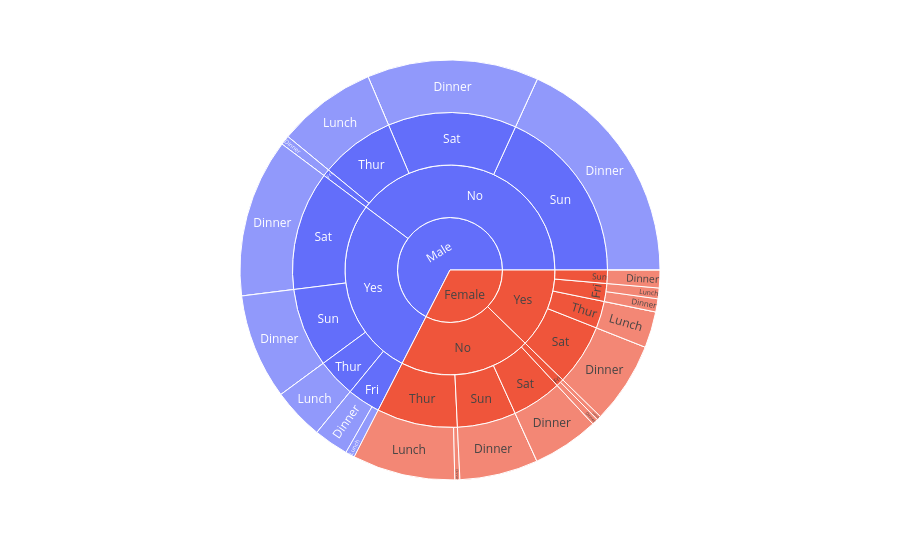

Notebook source saved alongside this figure:
### Code cell
import warnings
warnings.filterwarnings('ignore')
px.sunburst(df,path=['sex','smoker','day','time'],values='total_bill')

### Figure 1 — Plotly figure (JSON) as saved in the notebook; plotly's stock layout.template omitted (floating-point values rounded to 4 significant figures)
{"data": [{"branchvalues": "total", "domain": {"x": [0, 1], "y": [0, 1]}, "hovertemplate": "labels=%{label}<br>total_bill=%{value}<br>parent=%{parent}<br>id=%{id}<extra></extra>", "ids": ["Male/Yes/Thur/Lunch", "Female/Yes/Thur/Lunch", "Male/No/Thur/Lunch", "Female/No/Thur/Lunch", "Male/Yes/Fri/Lunch", "Female/Yes/Fri/Lunch", "Male/No/Fri/Lunch", "Female/No/Fri/Lunch", "Male/Yes/Sat/Lunch", "Female/Yes/Sat/Lunch", "Male/No/Sat/Lunch", "Female/No/Sat/Lunch", "Male/Yes/Sun/Lunch", "Female/Yes/Sun/Lunch", "Male/No/Sun/Lunch", "Female/No/Sun/Lunch", "Male/Yes/Thur/Dinner", "Female/Yes/Thur/Dinner", "Male/No/Thur/Dinner", "Female/No/Thur/Dinner", "Male/Yes/Fri/Dinner", "Female/Yes/Fri/Dinner", "Male/No/Fri/Dinner", "Female/No/Fri/Dinner", "Male/Yes/Sat/Dinner", "Female/Yes/Sat/Dinner", "Male/No/Sat/Dinner", "Female/No/Sat/Dinner", "Male/Yes/Sun/Dinner", "Female/Yes/Sun/Dinner", "Male/No/Sun/Dinner", "Female/No/Sun/Dinner", "Male/Yes/Thur", "Female/Yes/Thur", "Male/No/Thur", "Female/No/Thur", "Male/Yes/Fri", "Female/Yes/Fri", "Male/No/Fri", "Female/No/Fri", "Male/Yes/Sat", "Female/Yes/Sat", "Male/No/Sat", "Female/No/Sat", "Male/Yes/Sun", "Female/Yes/Sun", "Male/No/Sun", "Female/No/Sun", "Male/Yes", "Female/Yes", "Male/No", "Female/No", "Male", "Female"], "labels": ["Lunch", "Lunch", "Lunch", "Lunch", "Lunch", "Lunch", "Lunch", "Lunch", "Lunch", "Lunch", "Lunch", "Lunch", "Lunch", "Lunch", "Lunch", "Lunch", "Dinner", "Dinner", "Dinner", "Dinner", "Dinner", "Dinner", "Dinner", "Dinner", "Dinner", "Dinner", "Dinner", "Dinner", "Dinner", "Dinner", "Dinner", "Dinner", "Thur", "Thur", "Thur", "Thur", "Fri", "Fri", "Fri", "Fri", "Sat", "Sat", "Sat", "Sat", "Sun", "Sun", "Sun", "Sun", "Yes", "Yes", "No", "No", "Male", "Female"], "name": "", "parents": ["Male/Yes/Thur", "Female/Yes/Thur", "Male/No/Thur", "Female/No/Thur", "Male/Yes/Fri", "Female/Yes/Fri", "Male/No/Fri", "Female/No/Fri", "Male/Yes/Sat", "Female/Yes/Sat", "Male/No/Sat", "Female/No/Sat", "Male/Yes/Sun", "Female/Yes/Sun", "Male/No/Sun", "Female/No/Sun", "Male/Yes/Thur", "Female/Yes/Thur", "Male/No/Thur", "Female/No/Thur", "Male/Yes/Fri", "Female/Yes/Fri", "Male/No/Fri", "Female/No/Fri", "Male/Yes/Sat", "Female/Yes/Sat", "Male/No/Sat", "Female/No/Sat", "Male/Yes/Sun", "Female/Yes/Sun", "Male/No/Sun", "Female/No/Sun", "Male/Yes", "Female/Yes", "Male/No", "Female/No", "Male/Yes", "Female/Yes", "Male/No", "Female/No", "Male/Yes", "Female/Yes", "Male/No", "Female/No", "Male/Yes", "Female/Yes", "Male/No", "Female/No", "Male", "Female", "Male", "Female", "", ""], "type": "sunburst", "values": [191.7, 134.5, 369.7, 381.6, 34.16, 39.78, 0, 15.98, 0, 0, 0, 0, 0, 0, 0, 0, 0, 0, 0, 18.78, 129.5, 48.8, 34.95, 22.75, 589.6, 304, 637.7, 247.1, 392.1, 66.16, 877.3, 291.5, 191.7, 134.5, 369.7, 400.4, 163.6, 88.58, 34.95, 38.73, 589.6, 304, 637.7, 247.1, 392.1, 66.16, 877.3, 291.5, 1337.0, 593.3, 1920.0, 977.7, 3257.0, 1571.0]}], "layout": {"autosize": true, "legend": {"tracegroupgap": 0}, "margin": {"t": 60}}}
